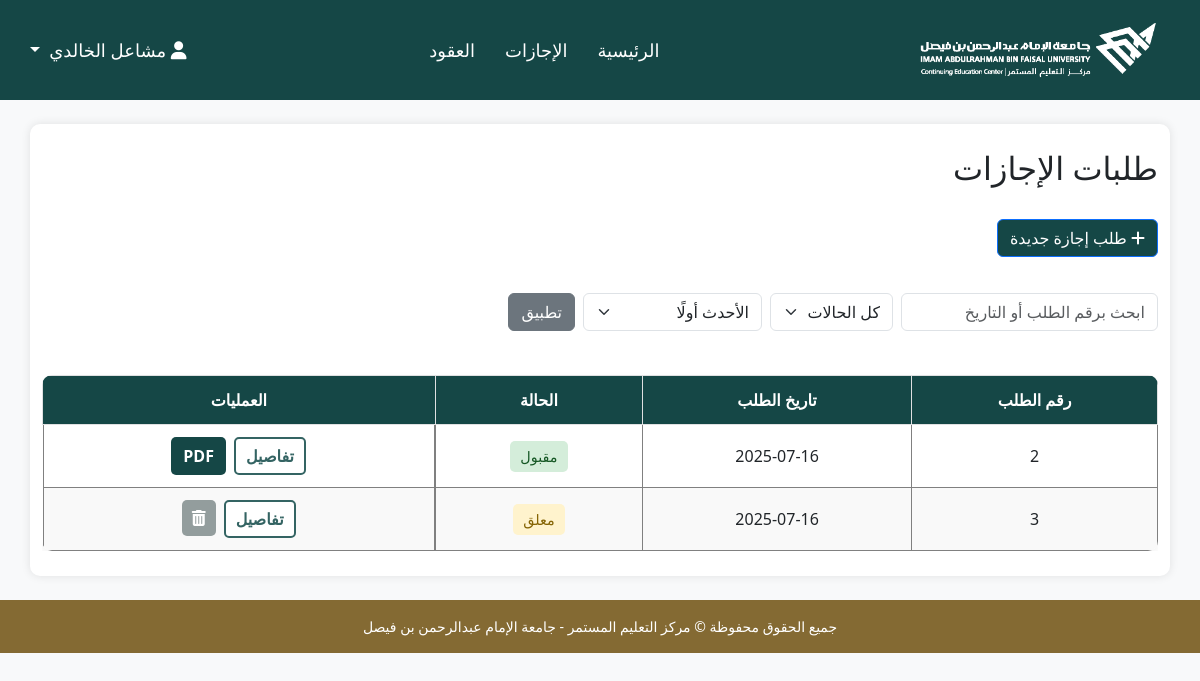
The app's page /empMain.php (signed in) with its own data.
### tables this page shows
CREATE TABLE `vacation` (
  `vac_id` int(9) NOT NULL,
  `emp_id` int(9) NOT NULL,
  `type` varchar(20) NOT NULL,
  `days` int(11) NOT NULL,
  `start_date` date NOT NULL,
  `end_date` date NOT NULL,
  `application_date` date NOT NULL,
  `assigned_emp` varchar(30) NOT NULL,
  `fin_approval` char(10) NOT NULL,
  `man_approval` varchar(10) NOT NULL
);

### empMain.php (the view, shortened to what this page needs)
<?php
include_once("reset_days.php");
$emp_id = $_SESSION['emp_id'] ?? null;
$search = $_GET['search'] ?? '';
$sort = $_GET['sort'] ?? 'app_date_desc';
$status_filter = $_GET['status'] ?? 'all';
$where_clauses = ["emp_id = ?"];
$params = [$emp_id];
$types = "s";
$order_clause = "ORDER BY application_date DESC";
$where_sql = implode(" AND ", $where_clauses);
$sql = "SELECT
    vac_id,
    type,
    days,
    DATE_FORMAT(start_date, '%Y-%m-%d') as start_date,
    DATE_FORMAT(end_date, '%Y-%m-%d') as end_date,
    DATE_FORMAT(application_date, '%Y-%m-%d') as app_date,
    fin_approval,
    man_approval,
    assigned_emp
    FROM vacation
    WHERE $where_sql
    $order_clause";
try {
    $stmt = $conn->prepare($sql);
    $stmt->bind_param($types, ...$params);
    $stmt->execute();
    $vacations = $stmt->get_result()->fetch_all(MYSQLI_ASSOC);
} catch (Exception $e) {
    $error = "حدث خطأ في تحميل البيانات: " . $e->getMessage();
}
$current_query = http_build_query($_GET);
?>
<!DOCTYPE html>
<html lang="ar" dir="rtl">
<head>
    <link href="https://cdn.jsdelivr.net/npm/bootstrap@5.3.0/dist/css/bootstrap.rtl.min.css" rel="stylesheet" />
    <link href="style.css" rel="stylesheet" />
    <link rel="stylesheet" href="https://cdnjs.cloudflare.com/ajax/libs/font-awesome/6.4.0/css/all.min.css" />
</head>
<body class="bg-light">
<?php include 'header.php'; ?>
<div class="r-container container my-4">
    <div class="d-flex justify-content-between align-items-center mb-4">
        <h2>طلبات الإجازات</h2>
    </div>
    <div class="newreqs mb-3">
        <a href="emp-form.php" class="btn btn-primary new-request-btn">
            <i class="fas fa-plus"></i> طلب إجازة جديدة
        </a>
    </div>
    <form method="GET" class="mb-4 d-flex flex-wrap gap-2 align-items-center">
        <input
            type="text"
            name="search"
            placeholder="ابحث برقم الطلب أو التاريخ"
            value="<?= htmlspecialchars($search) ?>"
            class="form-control w-auto"
        />
        <select name="status" class="form-select w-auto">
            <option value="all" <?= $status_filter === 'all' ? 'selected' : '' ?>>كل الحالات</option>
        </select>
        <select name="sort" class="form-select w-auto">
            <option value="app_date_desc" <?= $sort === 'app_date_desc' ? 'selected' : '' ?>>الأحدث أولًا</option>
        </select>
        <button type="submit" class="btn btn-secondary">تطبيق</button>
    </form>
    <?php if (empty($vacations)): ?>
        <div class="alert alert-info">لا توجد طلبات إجازة مسجلة</div>
    <?php else: ?>
        <div class="table-responsive">
            <table class="vacation-table table-bordered text-center">
                <thead class="table-light">
                    <tr>
                        <th>رقم الطلب</th>
                        <th>تاريخ الطلب</th>
                        <th>الحالة</th>
                        <th>العمليات</th>
                    </tr>
                </thead>
                <tbody>
                    <?php foreach ($vacations as $vac): ?>
                        <?php
                            $status = 'معلق';
                            $class = 'status-pending';
                            if ($vac['fin_approval'] === 'مقبول' && $vac['man_approval'] === 'معتمد') {
                                $status = 'مقبول';
                                $class = 'status-approved';
                            } elseif ($vac['fin_approval'] === 'مرفوض' && $vac['man_approval'] === 'معتمد') {
                                $status = 'مرفوض';
                                $class = 'status-rejected';
                            }
                        ?>
                        <tr>
                            <td><?= $vac['vac_id'] ?></td>
                            <td><?= $vac['app_date'] ?></td>
                            <td><span class="status-badge <?= $class ?>"><?= $status ?></span></td>
                            <td class="d-flex gap-2 justify-content-center flex-wrap">
                                <a href="empVacDet2.php?vac_id=<?= $vac['vac_id'] ?>&<?= $current_query ?>" class="btn-det">تفاصيل</a>
                                <?php if (($vac['fin_approval'] === 'مقبول' && $vac['man_approval'] === 'معتمد') ||
                                        ($vac['fin_approval'] === 'مرفوض' && $vac['man_approval'] === 'معتمد')): ?>
                                <a href="v-pdf.php?vac_id=<?= urlencode($vac['vac_id']) ?>" class="btn-prnt" target="_blank">PDF</a>
                                <?php endif; ?>
                                <?php if ($vac['man_approval'] === 'معلق' && $vac['fin_approval'] === 'معلق'): ?>
                                <form method="POST" style="margin: 0;">
                                    <button type="submit" class="delete-button" title="حذف الإجازة" onclick="return confirm('هل أنت متأكد من حذف الإجازة؟');">
                                        <i class="fas fa-trash-alt"></i>
                                    </button>
                                </form>
                                <?php endif; ?>
                            </td>
                        </tr>
                    <?php endforeach; ?>
                </tbody>
            </table>
        </div>
    <?php endif; ?>
</div>
<?php include 'footer.php'; ?>
</body>
</html>

### header.php (shortened to what this page needs)
<?php
$contractsLink = "login.php";
$vacationsLink = "login.php";
$role = null;
if (isset($_SESSION['logged_in']) && $_SESSION['logged_in'] === true) {
  $role = $_SESSION['role'];
  switch ($role) {
    case 'employee':
      $contractsLink = "c-adminRec.php";
      $vacationsLink = "empMain.php";
      break;
  }
}
?>
<!DOCTYPE html>
<html lang="ar" dir="rtl">
<head>
  <link rel="stylesheet" href="style.css">
  <link rel="stylesheet" href="https://cdnjs.cloudflare.com/ajax/libs/font-awesome/6.5.2/css/all.min.css" />
  <link href="https://cdn.jsdelivr.net/npm/bootstrap@5.3.0/dist/css/bootstrap.rtl.min.css" rel="stylesheet">
</head>
<body>
  <header>
    <div class="logo">
      <a href="homepage.php">
        <img src="logo_white_no_bg.png" alt="مركز التعليم المستمر">
      </a>
    </div>
    <nav class="main-nav">
      <ul class="nav-links">
        <?php if (!isset($role) || $role !== 'guest'): ?>
          <li><a href="index.php">الرئيسية</a></li>
          <li><a href="<?= $vacationsLink ?>">الإجازات</a></li>
          <li><a href="<?= $contractsLink ?>">العقود</a></li>
        <?php else: ?>
          <li><a href="<?= $contractsLink ?>">العقود</a></li>
        <?php endif; ?>
      </ul>
    </nav>
    <div class="logging">
  <?php if (isset($_SESSION['logged_in']) && $_SESSION['logged_in'] === true): ?>
    <div class="dropdown">
      <a class="logged dropdown-toggle" href="#" id="userDropdown" role="button" data-bs-toggle="dropdown" aria-expanded="false">
        <i class="fa-solid fa-user"></i> <?= htmlspecialchars($_SESSION['name']) ?>
      </a>
    </div>
  <?php else: ?>
    <a class="logged" href="login.php"><i class="fa-solid fa-user"></i></a>
  <?php endif; ?>
</div>
  </header>
</body>
</html>

### footer.php (shortened to what this page needs)
<footer class="main-footer text-center py-3">
  جميع الحقوق محفوظة © مركز التعليم المستمر - جامعة الإمام عبدالرحمن بن فيصل
</footer>

### style.css (style rules this page uses)
body { background-color: #f0f2f5; font-family: 'Tajawal', sans-serif; line-height: 1.6; }
\\to make fixed footer html, body { height: 100%; margin: 0; display: flex; flex-direction: column; }
header { display: flex; justify-content: space-between; align-items: center; background-color: #154746; padding: 15px 30px; color: white; font-size: 18px; }
.logo img { height: 70px; }
.main-nav { display: flex; gap: 40px; }
.nav-links, .logging { list-style: none; display: flex; gap: 30px; margin: 0; padding: 0; }
.nav-links li a, .logging li a, .logged { color: white; text-decoration: none; font-size: 18px; }
footer { background-color: #846A33; color: white; text-align: center; padding: 15px; font-size: 14px; width: 100%; }
.btn-det { color: #346463; background-color: #fff; border: 2px solid #346463; padding: 5px 10px; border-radius: 5px; font-weight: bold; transition: 0.3s ease; text-decoration: none; display: inline-block; }
.btn-prnt { background-color: #154746; color: white; padding: 5px 10px; border: 2px solid transparent; border-radius: 5px; font-weight: bold; transition: 0.3s ease; text-decoration: none; display: inline-block; }
.vacation-table { width: 100%; border-collapse: collapse; margin-top: 20px; background-color: white; border-radius: 10px; overflow: hidden; box-shadow: 0 4px 10px rgba(0, 0, 0, 0.05); }
.vacation-table th { background-color: #154746; color: white; font-weight: bold; padding: 12px 15px; }
.vacation-table td { padding: 12px 15px; text-align: center; border-bottom: 1px solid #eee; }
.vacation-table tr:nth-child(even) { background-color: #f9f9f9; }
.status-badge, .status-pending, .status-approved, .status-rejected { padding: 5px 10px; border-radius: 5px; font-size: 0.9rem; display: inline-block; }
.status-pending { background-color: #fff3cd; color: #856404; }
.status-approved { background-color: #d4edda; color: #155724; }
.form-control, .form-group input { width: 100%; padding: 8px; font-size: 16px; border: 1px solid #ccc; border-radius: 6px; box-sizing: border-box; }
.new-request-btn { background-color: #154746 !important; color: white; padding: 10px 18px; font-size: 16px; border: none; border-radius: 5px; text-decoration: none; margin-bottom: 20px; }
.delete-button { background-color: #5c6b6ba5; color: #fff; border: none; padding: 6px 10px; border-radius: 5px; cursor: pointer; transition: background-color 0.3s; }
.r-container { width: 80%; margin: 50px auto; background-color: white; padding: 25px; box-shadow: 0 0 10px rgba(0,0,0,0.1); border-radius: 10px; max-height: 90vh; overflow-y: auto; }
th { text-align: center; }

### records on screen
vacation: vac_id "2", app_date "2025-07-16", fin_approval "مقبول"
vacation: vac_id "3", app_date "2025-07-16", status "معلق"

### other values on screen
$_SESSION['name'] "مشاعل الخالدي"
